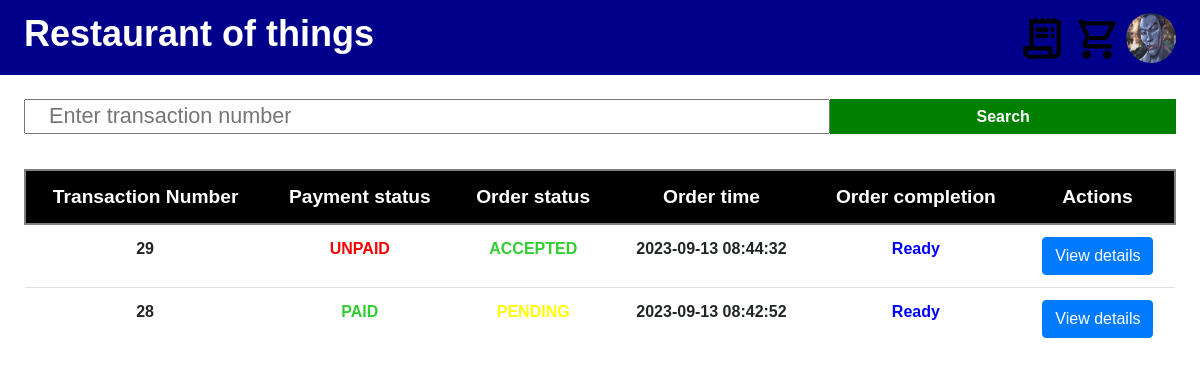
Page /transactions.php (signed in) on the committed database.
### tables this page shows
CREATE TABLE `restoacc` (
  `id` int NOT NULL,
  `username` varchar(255) DEFAULT NULL,
  `password` varchar(255) DEFAULT NULL,
  `pfp` varchar(255) DEFAULT NULL,
  `privilege` varchar(255) DEFAULT NULL,
  `orders` varchar(255) DEFAULT '',
  `balance` int DEFAULT '0',
  `transactions` varchar(550) DEFAULT '',
  `realname` varchar(100) DEFAULT '',
  `address` varchar(255) DEFAULT '',
  `phone` varchar(9) DEFAULT '',
  `email` varchar(35) DEFAULT '',
  `gender` varchar(6) DEFAULT '',
  `position` varchar(25) DEFAULT ''
);

CREATE TABLE `restoorders` (
  `id` int NOT NULL,
  `ordernum` varchar(255) DEFAULT NULL,
  `status` varchar(25) DEFAULT 'pending',
  `paymethod` varchar(25) DEFAULT NULL,
  `paystatus` varchar(25) DEFAULT 'unpaid',
  `employeeId` int DEFAULT NULL,
  `tablenum` int DEFAULT NULL,
  `ordertime` datetime DEFAULT NULL,
  `orders` varchar(550) DEFAULT '',
  `customerId` int DEFAULT NULL,
  `payamount` int DEFAULT NULL,
  `completion` varchar(25) DEFAULT 'In Process'
);

### transactions.php (the view, shortened to what this page needs)
<?php
    include 'connect.php';
    $userdata = array();
    $userdata['privilege'] = 'user';
    $userdata['pfp'] = NULL;
    $userdata['id'] = -1;
    $loggedIn = false;
    if (isset($_SESSION['id'])) {$userdata = $conn->query("SELECT * FROM restoacc WHERE id=".$_SESSION['id'].";")->fetch_array(); $loggedIn = true;}
?>
<!DOCTYPE html>
<html lang="en">
<head>
    <link rel="stylesheet" href="./assets/css/bootstrap.min.css"/>
    <link rel="stylesheet" href="./styles/style.css"/>
    <link rel="stylesheet" href="./styles/transactions.css"/>
</head>
<body>
    <header>
        <h1 onclick="window.location = 'index.php';">Restaurant of things</h1>
        <div>
            <img src="./img/checkout.svg" onclick="window.location = './transactions.php'"/>
            <img src="./img/cart.svg" onclick="window.location = './checkout.php'" />
            <img src="<?php if ($userdata['pfp'] === null || !$loggedIn) {
                echo './img/nopfp.svg';
            }else {
                echo './uploads/'.$userdata['pfp'];
            }
            ?>" onclick="window.location = './account.php';" />
        </div>
    </header>
    <main>
        <?php if ($userdata['privilege'] === 'admin' || !$loggedIn) { ?>
            <div class="trans-search"><input id="search-input" placeholder="Enter transaction number" type="text"/><button onclick='window.location = "./transaction-detail.php?t="+document.querySelector("#search-input").value;'>Search</button></div>
        <?php } ?>
        <?php
            if ($userdata['privilege'] !== 'admin') {
            $query = "SELECT * FROM restoorders WHERE customerId=".$userdata['id']." ORDER BY ordertime DESC;";
            $data = $conn->query($query);
            if(!$loggedIn) {
                echo '<h2>Log in to save your order and transaction data</h2>';
            }else {
                if (mysqli_num_rows($data) === 0) {
                    echo '<h2>You have no transactions yet</h2>';
                }else {
        ?>
            <h2>Your transactions</h2>
            <table class="table" style="text-align: center;">
                <thead class="thead-dark">
                    <tr>
                        <td scope="col" style="width: 18%">Transaction Number</td>
                        <td scope="col">Payment status</td>
                        <td scope="col">Order status</td>
                        <td scope="col">Order time</td>
                        <td scope="col">Actions</td>
                    </tr>
                </thead>
                <tbody>
                <?php
                    while($row = $data->fetch_assoc()) {
                        echo '<tr>';
                        echo '<td>'.$row['id'].'</td>';
                        echo '<td style="color:'.(($row['paystatus'] === 'unpaid') ? 'red' : 'limegreen').'">'.strtoupper($row['paystatus']).'</td>';
                        echo '<td style="color:'.(($row['status'] === 'pending') ? 'yellow' : (($row['status'] === 'accepted') ? 'limegreen' : 'red')).'">'.strtoupper($row['status']).'</td>';
                        echo '<td>'.$row['ordertime'].'</td>';
                        echo '<td><button class="btn btn-primary" onclick="window.location = `./transaction-detail.php?t='.$row['id'].'`">View details</button></td>';
                        echo '</tr>';
                    }
                ?>
                </tbody>
            </table>
        <?php } }
            }else {
                $query = "SELECT * FROM restoorders ORDER BY ordertime DESC;";
                $data = $conn->query($query);
                if(mysqli_num_rows($data) === 0) {
                    echo '<h2>No customers :(</h2>';
                }else { ?>
                    <table class="table" style="text-align:center">
                        <thead class="thead-dark">
                            <tr>
                                <td scope="col">Transaction Number</td>
                                <td scope="col">Payment status</td>
                                <td scope="col">Order status</td>
                                <td scope="col">Order time</td>
                                <td scope="col">Order completion</td>
                                <td scope="col">Actions</td>
                            </tr>
                        </thead>
                        <?php
                            while($row = $data->fetch_assoc()) {
                                echo '<tr>';
                                echo '<td>'.$row['id'].'</td>';
                                echo '<td style="color:'.(($row['paystatus'] === 'unpaid') ? 'red' : 'limegreen').'">'.strtoupper($row['paystatus']).'</td>';
                                echo '<td style="color:'.(($row['status'] === 'pending') ? 'yellow' : (($row['status'] === 'accepted') ? 'limegreen' : 'red')).'">'.strtoupper($row['status']).'</td>';
                                echo '<td>'.$row['ordertime'].'</td>';
                                echo '<td style="color: '.(($row['completion'] === 'In Process') ? 'red' : 'blue').'">'.$row['completion'].'</td>';
                                echo '<td><button class="btn btn-primary" onclick="window.location = `./transaction-detail.php?t='.$row['id'].'`">View details</button></td>';
                                echo '</tr>';
                            }
                        ?>
                    </table>
                <?php }
            }
        ?>
    </main>
</body>
</html>

### styles/style.css (style rules this page uses)
:root { --site-header-height: 75px; --header-height: 35px; --data-height: 20px; }
* { padding: 0px; margin: 0px; box-sizing: border-box; font-family: Arial, Helvetica, sans-serif; }
header { width: 100%; height: 75px; background-color: darkblue; padding: 0px 2%; display: flex; justify-content: space-between; align-items: center; position: fixed; top: 0px; z-index: 1000; }
header h1 { color: white; font-weight: bold; font-family: Arial, Helvetica, sans-serif; font-size: 3vw; }
header img { height: 50px; width: auto; aspect-ratio: 1/1; border-radius: 50%; }
main { width: 100%; height: 100vh; padding-top: var(--site-header-height); }

### styles/transactions.css (style rules this page uses)
main { margin-top: var(--site-header-height); padding: 2%; }
.trans-search { width: 100%; height: 35px; display: flex; justify-content: space-between; margin-bottom: 3%; }
.trans-search *:first-child { flex: 1; width: 70%; font-size: 1.35rem; padding-left: 2%; }
.trans-search *:last-child { width: 30%; background-color: green; color: white; font-weight: bold; border: none; }
.thead-dark { background-color: black; color: white; font-weight: bold; font-size: 1.2rem; height: 35px; border: gray 2px solid; }
table * { font-weight: bold; }

### rows in the picture
restoacc: pfp (picture)
restoorders: id "29", paystatus "UNPAID", status "ACCEPTED", ordertime "2023-09-13 08:44:32", completion "Ready"
restoorders: id "28", paystatus "PAID", status "PENDING", ordertime "2023-09-13 08:42:52", completion "Ready"
